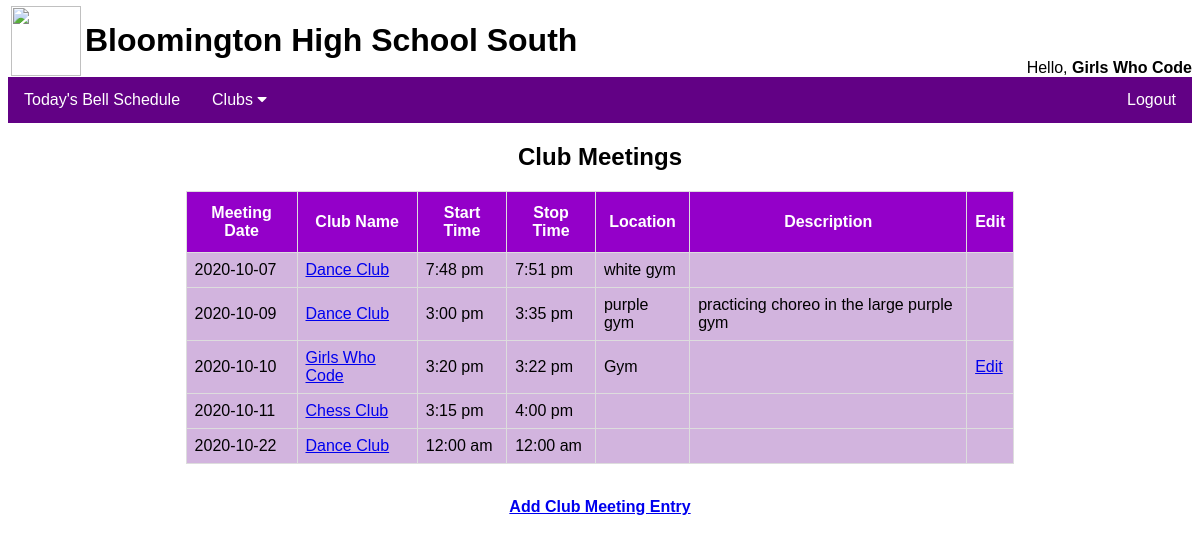
/displaymeetings.php (signed in), run on the app's committed database.
### tables this page shows
CREATE TABLE `meetings` (
  `id` int(6) NOT NULL AUTO_INCREMENT,
  `meetingdate` varchar(30) NOT NULL,
  `starttime` varchar(30) NOT NULL,
  `stoptime` varchar(30) NOT NULL,
  `clubmeetinglocation` varchar(30) NOT NULL,
  `clubmeetingdescription` varchar(100) NOT NULL,
  `clubname` varchar(30) NOT NULL,
  PRIMARY KEY (`id`),
  KEY `cname` (`clubname`),
  CONSTRAINT `cname` FOREIGN KEY (`clubname`) REFERENCES `introduce_responses` (`clubname`) ON DELETE CASCADE ON UPDATE CASCADE
);

### displaymeetings.php (the view, shortened to what this page needs)
<?php
include("includes/common.inc");
include("includes/db.inc");
?>
<h2 align=center>Club Meetings</h2>
<?php
$today = date("Y-m-d");
$query = "SELECT * FROM meetings WHERE meetingdate >= '$today' ORDER by meetingdate";
$result = mysqli_query($dbconnector, $query);
if (mysqli_num_rows($result) > 0) {
  echo "<table id='meetings' border='1' align=center width='70%' bgcolor='#D2B4DE'><tr>
  <th style=\"font-family: Arial, Helvetica, sans-serif;\">Meeting Date</th>
  <th style=\"font-family: Arial, Helvetica, sans-serif;\">Club Name</th>
  <th style=\"font-family: Arial, Helvetica, sans-serif;\">Start Time</th>
  <th style=\"font-family: Arial, Helvetica, sans-serif;\">Stop Time</th>
  <th style=\"font-family: Arial, Helvetica, sans-serif;\">Location</th>
  <th style=\"font-family: Arial, Helvetica, sans-serif;\">Description</th>
  <th style=\"font-family: Arial, Helvetica, sans-serif;\">Edit</th>
  </tr>";
  while ($row = mysqli_fetch_assoc($result)) {
    $time_in_12_hour_format_start  = date("g:i a", strtotime($row['starttime']));
    $time_in_12_hour_format_stop  = date("g:i a", strtotime($row['stoptime']));
    echo "<tr>
    <td style=\"font-family: Arial, Helvetica, sans-serif;\">{$row['meetingdate']}</td>
    <td style=\"font-family: Arial, Helvetica, sans-serif;\"><a href=\"displayclubinfo.php?club={$row['clubname']}\">{$row['clubname']}</a></td>
    <td style=\"font-family: Arial, Helvetica, sans-serif;\">{$time_in_12_hour_format_start}</td>
    <td style=\"font-family: Arial, Helvetica, sans-serif;\">{$time_in_12_hour_format_stop}</td>
    <td style=\"font-family: Arial, Helvetica, sans-serif;\">{$row['clubmeetinglocation']}</td>
    <td style=\"font-family: Arial, Helvetica, sans-serif;\">{$row['clubmeetingdescription']}</td>";
    if(isset($_SESSION['club-name']) and $row['clubname']==$_SESSION['club-name']){
        echo "<td style=\"font-family: Arial, Helvetica, sans-serif;\"><a href=\"editclubmeeting.php?id={$row['id']}\">Edit</a></td>";
    } else {
        echo "<td style=\"font-family: Arial, Helvetica, sans-serif;\">&nbsp;</td>";
    }
   echo "</tr>";
  }
  echo "</table>";
}
?>
<br>
<?php
if(isset($_SESSION['club-name'])){
  if(isset($_SESSION['role']) && $_SESSION['role']!='officer'){
    echo "<p align=center><b><a href=\"meetings.php\">Add Club Meeting Entry</a></b></p>";
  }
}
?>
<?php
include("includes/footer.inc");
?>

### includes/common.inc (style rules this page uses)
h2 { font-family: Arial, Helvetica, sans-serif; }
body { font-family: Arial, Helvetica, sans-serif; }

### displaymeetings.php (style rules this page uses)
#meetings { font-family: "Trebuchet MS", Arial, Helvetica, sans-serif; border-collapse: collapse; width: 70%; }
#meetings td, #meetings th { border: 1px solid #ddd; padding: 8px; }
#meetings th { padding-top: 12px; padding-bottom: 12px; text-align: 'center'; background-color: #9400c9; color: white; }

### data on the page
meetings: meetingdate "2020-10-07", clubname "Dance Club", starttime "7:48 pm", stoptime "7:51 pm", clubmeetinglocation "white gym"
meetings: meetingdate "2020-10-09", clubname "Dance Club", starttime "3:00 pm", stoptime "3:35 pm", clubmeetinglocation "purple gym", clubmeetingdescription "practicing choreo in the large purple gym"
meetings: meetingdate "2020-10-10", clubname "Girls Who Code", starttime "3:20 pm", stoptime "3:22 pm", clubmeetinglocation "Gym"
meetings: meetingdate "2020-10-11", clubname "Chess Club", starttime "3:15 pm", stoptime "4:00 pm"
meetings: meetingdate "2020-10-22", clubname "Dance Club", starttime "12:00 am", stoptime "12:00 am"

### other printed values
$_SESSION['club-name'] "Girls Who Code"
